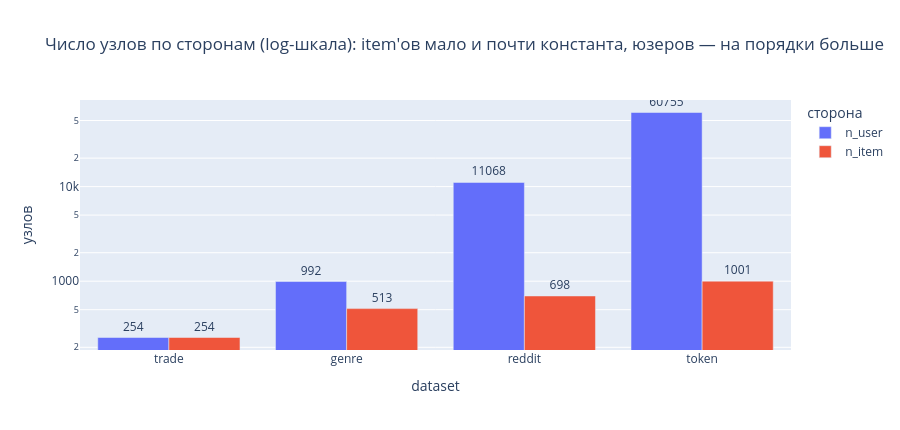

Notebook source saved alongside this figure:
### Markdown cell above
**Шаг 1 — структура строго user→item.** Пересечение множеств `src` и `dst` = **0** для `genre / reddit / token` ⇒ каждый узел либо только отправитель (user), либо только получатель (item), поэтому **ребро может быть только user→item** — user–user и item–item невозможны by construction. Проверка сходится: `num_nodes = n_user + n_item` (genre 992+513=1505, reddit 11068+698=11766, token 60755+1001=61756). `trade` — контрпример: `overlap=253` из 254 ⇒ узлы одновременно и user, и item (симметричный country↔country), **не** бипартитен.

### Code cell
# Шаг 2 — item'ов на порядки меньше юзеров
a = info.with_columns((pl.col("n_user") / pl.col("n_item")).round(1).alias("ratio N_user/N_item"))
print(a.select(["dataset", "n_user", "n_item", "ratio N_user/N_item"]))
long = a.select(["dataset", "n_user", "n_item"]).unpivot(index="dataset", variable_name="сторона", value_name="узлов")
fig = px.bar(long.to_pandas(), x="dataset", y="узлов", color="сторона", barmode="group", log_y=True, text="узлов",
             title="Число узлов по сторонам (log-шкала): item'ов мало и почти константа, юзеров — на порядки больше",
             category_orders={"dataset": ["trade", "genre", "reddit", "token"]})
fig.update_traces(textposition="outside")
fig.update_layout(height=430)
fig.show()

### Figure 1 — Plotly figure (JSON) as saved in the notebook; plotly's stock layout.template omitted (floating-point values rounded to 4 significant figures)
{"data": [{"alignmentgroup": "True", "hovertemplate": "сторона=n_user<br>dataset=%{x}<br>узлов=%{text}<extra></extra>", "legendgroup": "n_user", "marker": {"color": "#636efa", "pattern": {"shape": ""}}, "name": "n_user", "offsetgroup": "n_user", "orientation": "v", "showlegend": true, "text": [254.0, 992.0, 11070.0, 60760.0], "textposition": "outside", "type": "bar", "x": ["trade", "genre", "reddit", "token"], "xaxis": "x", "y": [254, 992, 11068, 60755], "yaxis": "y"}, {"alignmentgroup": "True", "hovertemplate": "сторона=n_item<br>dataset=%{x}<br>узлов=%{text}<extra></extra>", "legendgroup": "n_item", "marker": {"color": "#EF553B", "pattern": {"shape": ""}}, "name": "n_item", "offsetgroup": "n_item", "orientation": "v", "showlegend": true, "text": [254.0, 513.0, 698.0, 1001.0], "textposition": "outside", "type": "bar", "x": ["trade", "genre", "reddit", "token"], "xaxis": "x", "y": [254, 513, 698, 1001], "yaxis": "y"}], "layout": {"barmode": "group", "height": 430, "legend": {"title": {"text": "сторона"}, "tracegroupgap": 0}, "title": {"text": "Число узлов по сторонам (log-шкала): item'ов мало и почти константа, юзеров — на порядки больше"}, "xaxis": {"anchor": "y", "categoryarray": ["trade", "genre", "reddit", "token"], "categoryorder": "array", "domain": [0, 1], "title": {"text": "dataset"}}, "yaxis": {"anchor": "x", "domain": [0, 1], "title": {"text": "узлов"}, "type": "log"}}}
